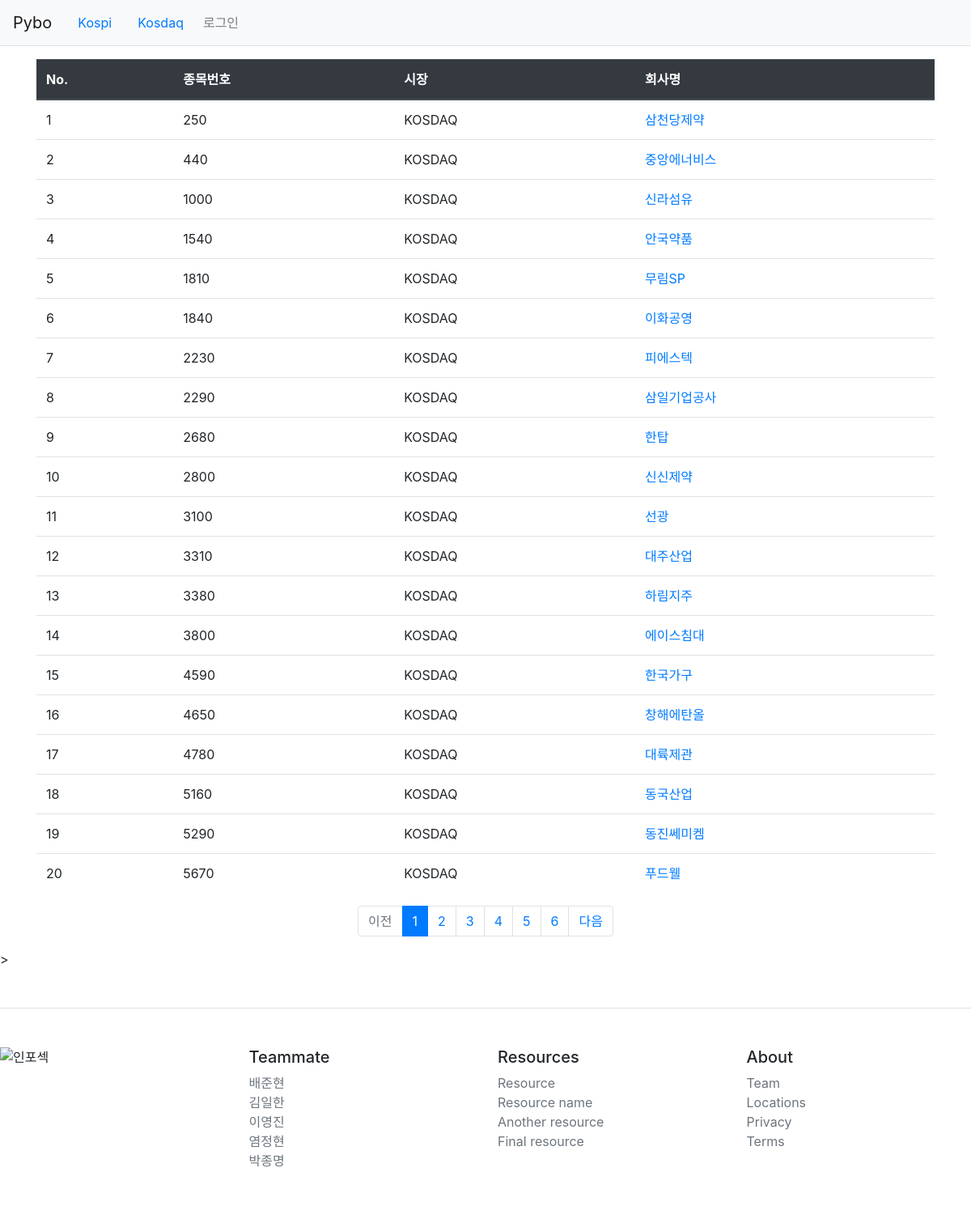
The page /pybo/kosdaq/ on the database its author committed.
### pybo/models.py (models this page shows)
class Kosdaq(models.Model):
    Symbol = models.IntegerField()
    Market = models.TextField()
    Name = models.TextField()

### pybo/views.py (the view)
# urls.py: path('kosdaq/', views.kosdaq , name = 'kosdaq'),
def kosdaq(request):
    page = request.GET.get('page', '1')
    kosdaq_list = Kosdaq.objects.order_by('Symbol')
    paginator = Paginator(kosdaq_list, 20)  # 페이지당 10개씩 보여주기
    page_obj = paginator.get_page(page)
    context = {'kosdaq_list': page_obj}
    return render(request,'pybo/kosdaq.html',context)

### templates/pybo/kosdaq.html
{% extends 'base.html' %}
{% load pybo_filter %}
{% block content %}
<div class="container my-3">
    <table class="table">
        <thead>
        <tr class="thead-dark">
            <th>No.</th>
            <th>종목번호</th>
            <th>시장</th>
            <th>회사명</th>
        </tr>
        </thead>
        <tbody>
        {% if kosdaq_list %}
        {% for kosdaq in kosdaq_list %}
        <tr>
            <td>{{ forloop.counter }}</td>
            <td>{{kosdaq.Symbol}}</td>
            <td>{{ kosdaq.Market }}</td>
            <td><a href="{% url 'pybo:kosdaq_detail' kosdaq.Symbol %}">{{ kosdaq.Name }}</a></td>
        </tr>
        {% endfor %}
        {% else %}
        <tr>
            <td colspan="3">질문이 없습니다.</td>
        </tr>
        {% endif %}
        </tbody>
    </table>
    <ul class="pagination justify-content-center">
        {% if kosdaq_list.has_previous %}
        <li class="page-item">
            <a class="page-link" href="?page={{ kosdaq_list.previous_page_number }}">이전</a>
        </li>
        {% else %}
        <li class="page-item disabled">
            <a class="page-link" tabindex="-1" aria-disabled="true" href="#">이전</a>
        </li>
        {% endif %}
        {% for page_number in kosdaq_list.paginator.page_range %}
        {% if page_number >= kosdaq_list.number|add:-5 and page_number <= kosdaq_list.number|add:5 %}
            {% if page_number == kosdaq_list.number %}
            <li class="page-item active" aria-current="page">
                <a class="page-link" href="?page={{ page_number }}">{{ page_number }}</a>
            </li>
            {% else %}
            <li class="page-item">
                <a class="page-link" href="?page={{ page_number }}">{{ page_number }}</a>
            </li>
            {% endif %}
        {% endif %}
        {% endfor %}
        {% if kosdaq_list.has_next %}
        <li class="page-item">
            <a class="page-link" href="?page={{ kosdaq_list.next_page_number }}">다음</a>
        </li>
        {% else %}
        <li class="page-item disabled">
            <a class="page-link" tabindex="-1" aria-disabled="true" href="#">다음</a>
        </li>
        {% endif %}
    </ul>
</div>
{% endblock %}

### rows shown on the page
Kosdaq: Symbol "250", Market "KOSDAQ", Name "삼천당제약"
Kosdaq: Symbol "440", Market "KOSDAQ", Name "중앙에너비스"
Kosdaq: Symbol "1000", Market "KOSDAQ", Name "신라섬유"
Kosdaq: Symbol "1540", Market "KOSDAQ", Name "안국약품"
Kosdaq: Symbol "1810", Market "KOSDAQ", Name "무림SP"
Kosdaq: Symbol "1840", Market "KOSDAQ", Name "이화공영"
Kosdaq: Symbol "2230", Market "KOSDAQ", Name "피에스텍"
Kosdaq: Symbol "2290", Market "KOSDAQ", Name "삼일기업공사"
Kosdaq: Symbol "2680", Market "KOSDAQ", Name "한탑"
Kosdaq: Symbol "2800", Market "KOSDAQ", Name "신신제약"
Kosdaq: Symbol "3100", Market "KOSDAQ", Name "선광"
Kosdaq: Symbol "3310", Market "KOSDAQ", Name "대주산업"
Kosdaq: Symbol "3380", Market "KOSDAQ", Name "하림지주"
Kosdaq: Symbol "3800", Market "KOSDAQ", Name "에이스침대"
Kosdaq: Symbol "4590", Market "KOSDAQ", Name "한국가구"
Kosdaq: Symbol "4650", Market "KOSDAQ", Name "창해에탄올"
Kosdaq: Symbol "4780", Market "KOSDAQ", Name "대륙제관"
Kosdaq: Symbol "5160", Market "KOSDAQ", Name "동국산업"
Kosdaq: Symbol "5290", Market "KOSDAQ", Name "동진쎄미켐"
Kosdaq: Symbol "5670", Market "KOSDAQ", Name "푸드웰"

### other values the page prints
{{ page_number }} "1"
{{ page_number }} "2" "3" "4" "5" "6"
